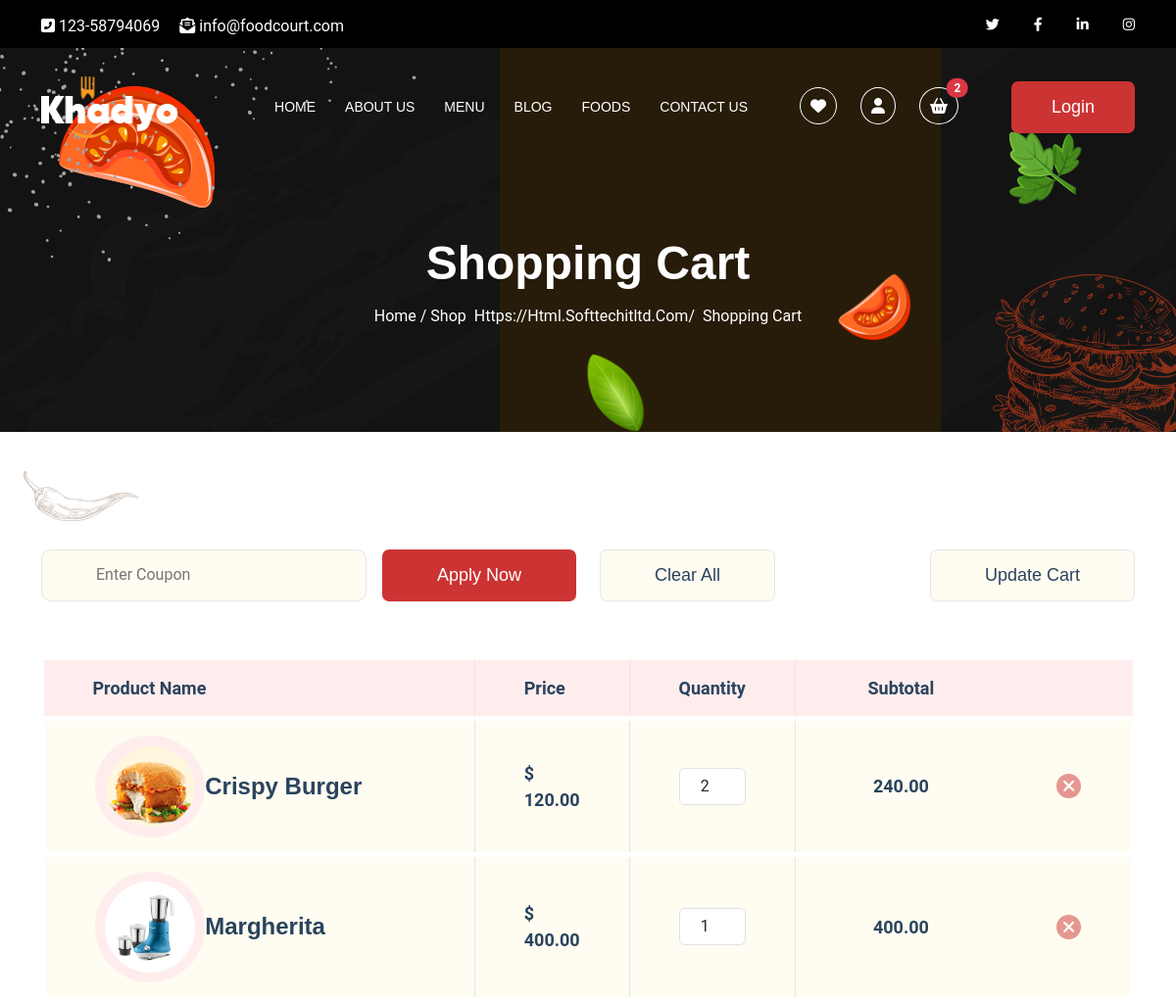
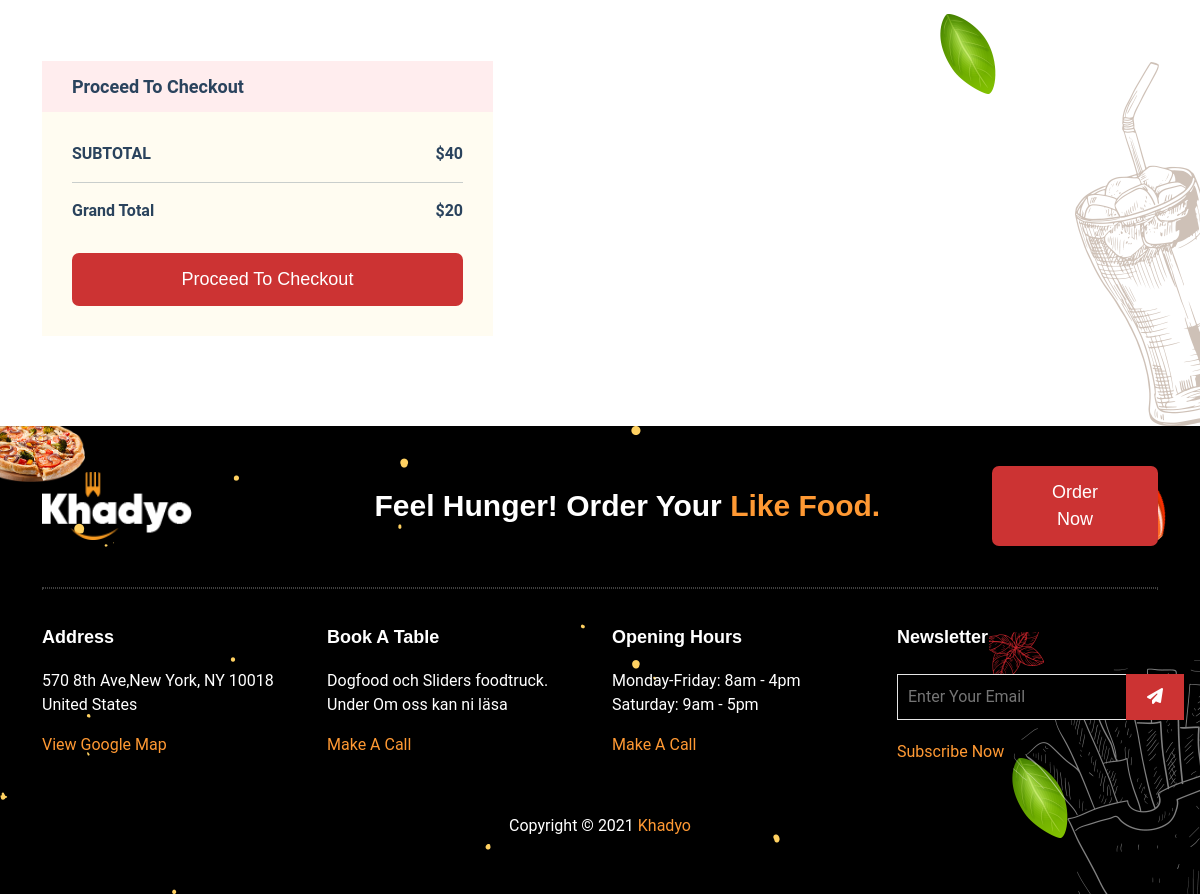
The app's page /cart/ (signed in) with its own data (2 pictures, top to bottom).
### food_app/models.py (models this page shows, shortened)
class CartItem(models.Model):
    cart = models.ForeignKey(Cart, on_delete=models.CASCADE)
    product = models.ForeignKey(Product, on_delete=models.CASCADE)
    quantity = models.PositiveIntegerField(default=1)

class Product(models.Model):
    SIZE_CHOICES = [
        ('S', 'Small'),
        ('M', 'Medium'),
        ('L', 'Large'),
    ]
    sku = models.CharField(max_length=8, unique=True)
    name = models.CharField(max_length=255)
    description = models.TextField()
    short_description = models.CharField(max_length=255)
    size = models.CharField(max_length=1, choices=SIZE_CHOICES)
    stock_quantity = models.PositiveIntegerField(default=0)
    regular_price = models.DecimalField(max_digits=10, decimal_places=2)
    discount_price = models.DecimalField(max_digits=10, decimal_places=2, null=True, blank=True)
    image = models.ImageField(upload_to='product_images/', null=True, blank=True)
    additional_information = models.TextField(blank=True, null=True)
    category = models.ForeignKey(Category, on_delete=models.CASCADE)
    created_by = models.ForeignKey(User, on_delete=models.SET_NULL, null=True, blank=True, related_name='created_products')
    created_at = models.DateTimeField(auto_now_add=True)
    updated_at = models.DateTimeField(auto_now=True)

### food_app/views.py (the view)
# urls.py: path('cart/', views.cart, name='cart'),
@login_required(login_url='login')
def cart(request):
    cart, created = Cart.objects.get_or_create(user=request.user)
    cart_items = CartItem.objects.filter(cart=cart)
    return render(request, 'cart.html', {'cart_items': cart_items})

### food_app/context_processors.py (called while the page is built)
def count_cart_items(request):
    if request.user.is_authenticated:
        cart_items_count = CartItem.objects.filter(cart__user=request.user).count()
    else:
        cart_items_count = 0
    context = {'cart_items_count' : cart_items_count}
    return context

### food_app/templatetags/range.py (called while the page is built)
@register.filter(name="mul")
def mul(x, y):
    return x * y

### templates/cart.html (shortened to what this page needs)
{% extends "base.html" %}
{% load static %}
{% load range %}
{% block content %}
<div class="banner-area breadcrumb-area padding-top-120 padding-bottom-90">
    <div class="bread-shapes">
        <span class="b-shape-1 item-bounce"><img src="{% static 'assets/images/img/5.png' %}" alt=""></span>
        <span class="b-shape-2"><img src="{% static 'assets/images/img/6.png' %}" alt=""></span>
        <span class="b-shape-3"><img src="{% static 'assets/images/img/7.png' %}" alt=""></span>
        <span class="b-shape-4"><img src="{% static 'assets/images/img/9.png' %}" alt=""></span>
        <span class="b-shape-5"><img src="{% static 'assets/images/shapes/18.png' %}" alt=""></span>
        <span class="b-shape-6 item-animateOne"><img src="{% static 'assets/images/img/7.png' %}" alt=""></span>
    </div>
    <div class="container padding-top-120">
        <div class="row justify-content-center">
            <nav aria-label="breadcrumb text-center">
                <h2 class="page-title">Shopping Cart</h2>
                <ol class="breadcrumb text-center">
                    <li class="breadcrumb-item"><a href="index.html">Home </a>/<a href="index.html"> shop</a></li>
                    <li class="breadcrumb-item active" aria-current="page">Shopping Cart</li>
                </ol>
            </nav>
        </div>
    </div>
</div>
<div class="portfolio-info shopping-cart padding-top-120 padding-bottom-90">
    <div class="shopping-shapes">
        <span class="pss2 item-bounce"><img src="{% static 'assets/images/shapes/26.png' %}" alt=""></span>
        <span class="pss5"><img src="{% static 'assets/images/shapes/16.png' %}" alt=""></span>
        <span class="ps6"><img src="{% static 'assets/images/shapes/13.png' %}" alt=""></span>
    </div>
    <div class="container">
        <form action="#">
            <div class="upper-table margin-bottom-30">
                <div class="row">
                    <div class="col-lg-6 col-md-12 margin-bottom-30">
                        <div class="upper-t-left d-flex justify-content-between">
                            <input type="text" placeholder="enter coupon">
                            <span><a class="btn" href="#"> apply now</a></span>
                        </div>
                    </div>
                    <div class="col-lg-6 col-md-12">
                        <div class="upper-t-right d-flex justify-content-between">
                            <a class="btn" href="#">clear all</a>
                            <a class="btn" href="#">update cart</a>
                        </div>
                    </div>
                </div>
            </div>
            <div style="overflow-x:auto;">
                <table class="table-one">
                    <thead class="table-one-head">
                        <tr class="table-one-tr">
                            <th class="table-one-th" style="width:50%">Product name</th>
                            <th class="table-one-th" style="width:10%">Price</th>
                            <th class="table-one-th" style="width:8%">Quantity</th>
                            <th class="table-one-th text-center" style="width:22%">Subtotal</th>
                            <th class="table-one-th" style="width:10%"></th>
                        </tr>
                    </thead>
                    <tbody>
                        {% for cart in cart_items %}
                        <tr>
                            <td>
                                <div class="d-flex align-items-center">
                                    <div class=" d-none d-md-block col-md-4">
                                        <div class="table-img">
                                            <img src="{{ cart.product.image.url }}" alt="Product">
                                        </div>
                                    </div>
                                    <div class="col-12 col-sm-12 col-md-8">
                                        <h5>{{ cart.product.name }}</h5>
                                    </div>
                                </div>
                            </td>
                            <td>$ {{ cart.product.regular_price }}</td>
                            <td>
                                <input type="number" class="form-control text-center" min='1' name="quantity" id="quantity-input" value="{{ cart.quantity }}" data-cart-item-id="{{ cart.id }}">
                            </td>
                            <td class="text-center">{{ cart.quantity|mul:cart.product.regular_price }}</td>
                            <td>
                                <span class="remove"><a href="#"><i class="fas fa-plus"></i></a></span>
                            </td>
                        </tr>
                        {% empty %}
                        <h4>No cart items available.</h4>
                        {% endfor %}
                    </tbody>
                </table>
            </div>
            <div class="row margin-top-60">
                <div class="col-lg-5">
                    <div class="lower-table">
                        <h6>Proceed to Checkout</h6>
                        <div class="lower-table-info">
                            <ul class="d-flex justify-content-between">
                                <li class="sub">SUBTOTAL</li>
                                <li>$40</li>
                            </ul>
                            <hr>
                            <ul class="d-flex justify-content-between">
                                <li>Grand Total</li>
                                <li>$20</li>
                            </ul>
                            <button class="btn" type="submit">Proceed to checkout</button>
                        </div>
                    </div>
                </div>
            </div>
        </form>
    </div>
</div>
{% endblock content %}

### records on screen
CartItem: product.image (picture), product.name "Crispy Burger", product.regular_price "120.00", quantity "2", quantity|mul "240.00"
CartItem: product.image (picture), product.name "Margherita", product.regular_price "400.00", quantity "1", quantity|mul "400.00"

### other values on screen
{{ cart_items_count }} "2"
